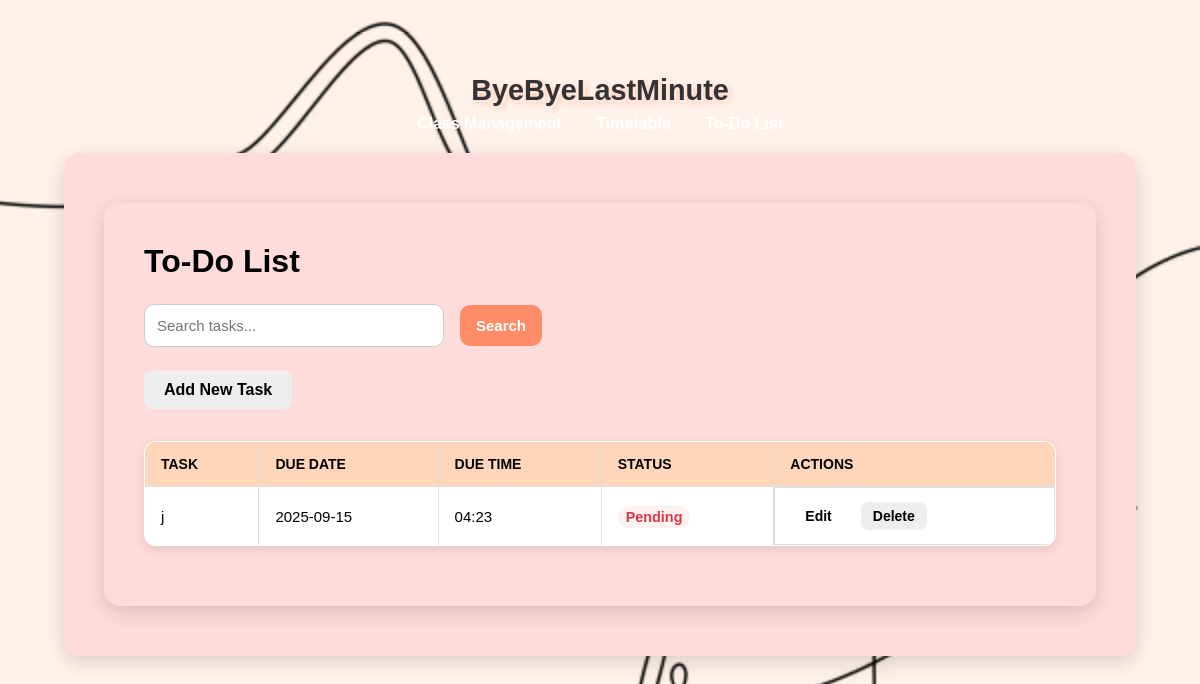
Screenshot of /todos with the database file from the repository.
### tables this page shows
CREATE TABLE todos (
                id INTEGER PRIMARY KEY AUTOINCREMENT,
                task TEXT NOT NULL,
                due_date TEXT NOT NULL,
                is_done INTEGER DEFAULT 0
            , due_time TEXT);

### app.py (the view)
@app.route("/todos")
def todos():
    search_query = request.args.get("q", "").strip()
    if search_query:
        with get_db_connection() as conn:
            rows = conn.execute(
                "SELECT * FROM todos WHERE task LIKE ? ORDER BY due_date",
                (f"%{search_query}%",)
            ).fetchall()
            todos_filtered = [Todo(**dict(r)) for r in rows]
        return render_template("todos.html", todos=todos_filtered, search_query=search_query)
    else:
        all_todos = Todo.all()
        return render_template("todos.html", todos=all_todos)

### models.py (called while the page is built)
def get_db_connection():
    conn = sqlite3.connect(DB_NAME, timeout=10)
    conn.row_factory = sqlite3.Row
    return conn

    @staticmethod
    def all():
        with get_db_connection() as conn:
            rows = conn.execute("SELECT * FROM todos ORDER BY due_date, due_time").fetchall()
            return [Todo(**dict(r)) for r in rows]

### templates/todos.html (shortened to what this page needs)
{% extends "base.html" %}
{% block content %}
<main class="container">
  <h1>To-Do List</h1>
  <form method="GET" class="search-form">
    <input type="text" name="q" placeholder="Search tasks..." class="search-input" value="{{ search_query or '' }}">
    <button type="submit" class="button primary">Search</button>
  </form>
  <div class="actions">
    <a href="{{ url_for('add_todo') }}" class="button secondary">Add New Task</a>
  </div>
  {% if todos %}
  <table class="styled-table">
    <thead>
      <tr>
        <th>Task</th>
        <th>Due Date</th>
        <th>Due Time</th>
        <th>Status</th>
        <th>Actions</th>
      </tr>
    </thead>
    <tbody>
      {% for todo in todos %}
      <tr class="{% if todo.is_done %}done{% endif %}">
        <td>{{ todo.task }}</td>
        <td>{{ todo.due_date }}</td>
        <td>{{ todo.due_time or '—' }}</td>
        <td>
          {% if todo.is_done %}
            <span class="status-done">Done</span>
          {% else %}
            <span class="status-pending">Pending</span>
          {% endif %}
        </td>
        <td class="action-buttons">
          <a href="{{ url_for('edit_todo', todo_id=todo.id) }}" class="button small">Edit</a>
          <form method="POST" action="{{ url_for('delete_todo', todo_id=todo.id) }}"
                onsubmit="return confirm('Are you sure you want to delete this task?');"
                style="display:inline-block; margin-left:5px;">
            <button type="submit" class="button small secondary">Delete</button>
          </form>
        </td>
      </tr>
      {% endfor %}
    </tbody>
  </table>
  {% else %}
  <p class="empty-message">No tasks found. <a href="{{ url_for('add_todo') }}">Add your first task</a>.</p>
  {% endif %}
</main>
{% endblock %}

### static/style.css (style rules this page uses)
* { margin: 0; padding: 0; box-sizing: border-box; }
html, body { height: 100%; font-family: Arial, sans-serif; background-color: #FFF2EB; background-image: url("Dashboard Background Image.jpg"), url("Dashboard Background Image.avif"); background-repeat: no-repeat; background-size: cover; background-position: center; background-attachment: fixed; color: #000; padding: 2rem; }
.container { max-width: 1100px; width: 100%; margin: 10px auto; padding: 2.5rem; background: #FFDCDC; border-radius: 16px; box-shadow: 0 6px 20px rgba(0,0,0,0.15); }
h1, h2 { margin-bottom: 1rem; color: #000; }
form { display: grid; gap: 1.5rem; }
input, select, textarea { padding: 12px 14px; border-radius: 10px; border: 1px solid #ccc; background: #fff; font-size: 15px; transition: border-color 0.3s; }
.actions { grid-column: span 2; display: flex; gap: 1rem; margin-top: 0.5rem; }
button { padding: 0.7rem 1.4rem; border-radius: 8px; border: none; font-weight: 600; cursor: pointer; transition: background 0.3s; }
button[type="submit"] { background: #ff8c66; color: #fff; }
button.secondary { background: #eee; color: #000; }
.search-form { display: flex; gap: 1rem; margin-bottom: 1.5rem; align-items: center; }
.search-form input { flex: 1; max-width: 300px; }
.actions { margin-bottom: 1.5rem; }
.action-buttons { display: flex; gap: 0.5rem; }
.button { display: inline-block; padding: 0.7rem 1.4rem; border-radius: 8px; border: none; font-weight: 600; cursor: pointer; transition: background 0.3s; text-decoration: none; text-align: center; }
.button.small { padding: 0.4rem 0.8rem; font-size: 0.9rem; }
.button.secondary { background: #eee; color: #000; }
table { width: 100%; border-collapse: collapse; margin-top: 1rem; background: #fff; border-radius: 12px; overflow: hidden; box-shadow: 0 4px 12px rgba(0,0,0,0.1); font-size: 15px; border: 1px solid #ddd; }
thead { background: #FFD6BA; color: #000; text-transform: uppercase; font-weight: bold; font-size: 14px; }
th, td { padding: 12px 16px; text-align: left; border-bottom: 1px solid #eee; }
.styled-table { width: 100%; border-collapse: collapse; margin: 20px 0; font-size: 16px; text-align: left; }
.styled-table th, .styled-table td { padding: 12px 15px; border: 1px solid #ddd; }
.styled-table th { background-color: #FFD6BA; }
.container { background: #FFDCDC; border-radius: 16px; box-shadow: 0 6px 20px rgba(0,0,0,0.15); padding: 2.5rem; margin: 10px auto; max-width: 1100px; }
.container h1 { color: #000; margin-bottom: 1.5rem; text-align: left; font-size: 2rem; font-weight: bold; }
.actions { display: flex; justify-content: flex-start; gap: 1rem; margin-bottom: 2rem; flex-wrap: wrap; }
.search-form input { padding: 12px; border-radius: 10px; border: 1px solid #ccc; background: #fff; font-size: 15px; width: 280px; }
.button { padding: 10px 20px; border: none; border-radius: 8px; font-weight: 600; cursor: pointer; text-decoration: none; transition: background 0.3s; color: #000; display: inline-block; }
.button.primary { background-color: #ff8c66; color: white; }
.button.secondary { background-color: #eee; color: #000; }
.button.small { padding: 6px 12px; font-size: 14px; margin: 0 2px; }
.button.small.secondary { background-color: #eee; color: #000; }
.styled-table { width: 100%; border-collapse: collapse; margin-top: 2rem; background: #fff; border-radius: 12px; overflow: hidden; box-shadow: 0 4px 12px rgba(0,0,0,0.1); }
.styled-table th { background-color: #FFD6BA; color: #000; font-weight: bold; text-transform: uppercase; font-size: 14px; padding: 14px 16px; border: 1px solid #ddd; }
.styled-table td { padding: 14px 16px; border: 1px solid #ddd; font-size: 15px; }
.status-pending { color: #dc3545; font-weight: bold; background: #fdf2f2; padding: 3px 8px; border-radius: 12px; font-size: 0.9rem; }
.search-form button { padding: 12px 16px; border-radius: 10px; font-size: 15px; border: none; cursor: pointer; transition: background 0.3s; text-align: center; }
.search-form button.primary { background-color: #ff8c66; color: #fff; }

### rows the page displays
todos: task "j", due_date "2025-09-15", due_time "04:23", is_done "Pending"
